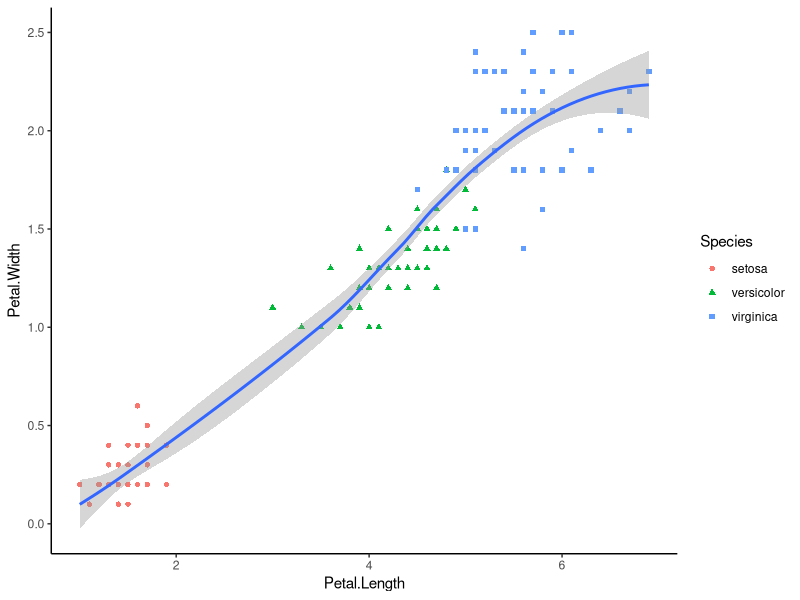
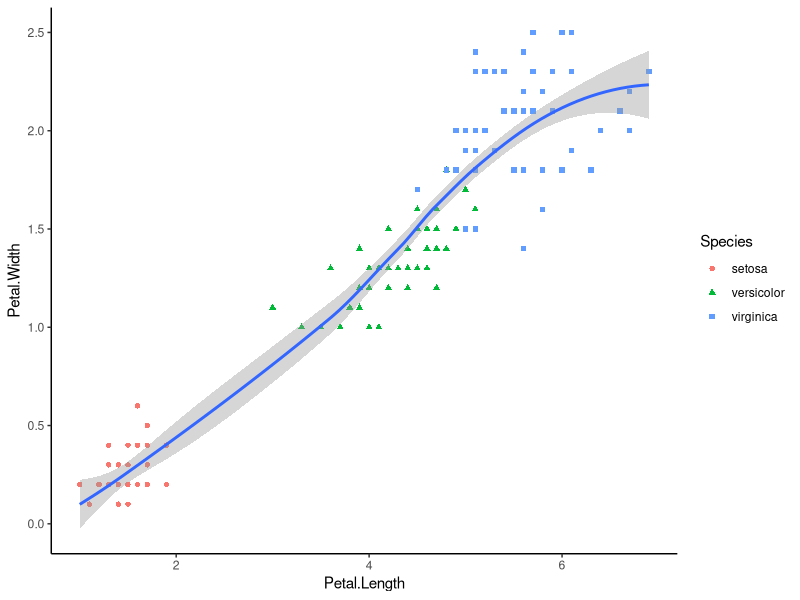

Source code (R) for these figures, in order:
## ---- chunk 1
#| echo: false
#| fig-width: 8
#| fig-height: 3.6
#| fig-dpi: 300

library(ggplot2)

iris |> 
  ggplot2::ggplot(
    ggplot2::aes(x = Petal.Length, y = Petal.Width)
  ) + 
  ggplot2::geom_point(
    ggplot2::aes(color = Species, shape = Species)
  ) + 
  ggplot2::geom_smooth(
    formula = y ~ x, method = "loess"
  ) + 
  ggplot2::theme_classic()
## ---- chunk 2
#| echo: true
#| fig-width: 8
#| fig-height: 3.6
#| output-location: column-fragment
#| fig-dpi: 300

library(ggplot2)

iris |> 
  ggplot2::ggplot(
    ggplot2::aes(x = Petal.Length, y = Petal.Width)
  ) + 
  ggplot2::geom_point(
    ggplot2::aes(color = Species, shape = Species)
  ) + 
  ggplot2::geom_smooth(
    formula = y ~ x, method = "loess"
  ) + 
  ggplot2::theme_classic()
